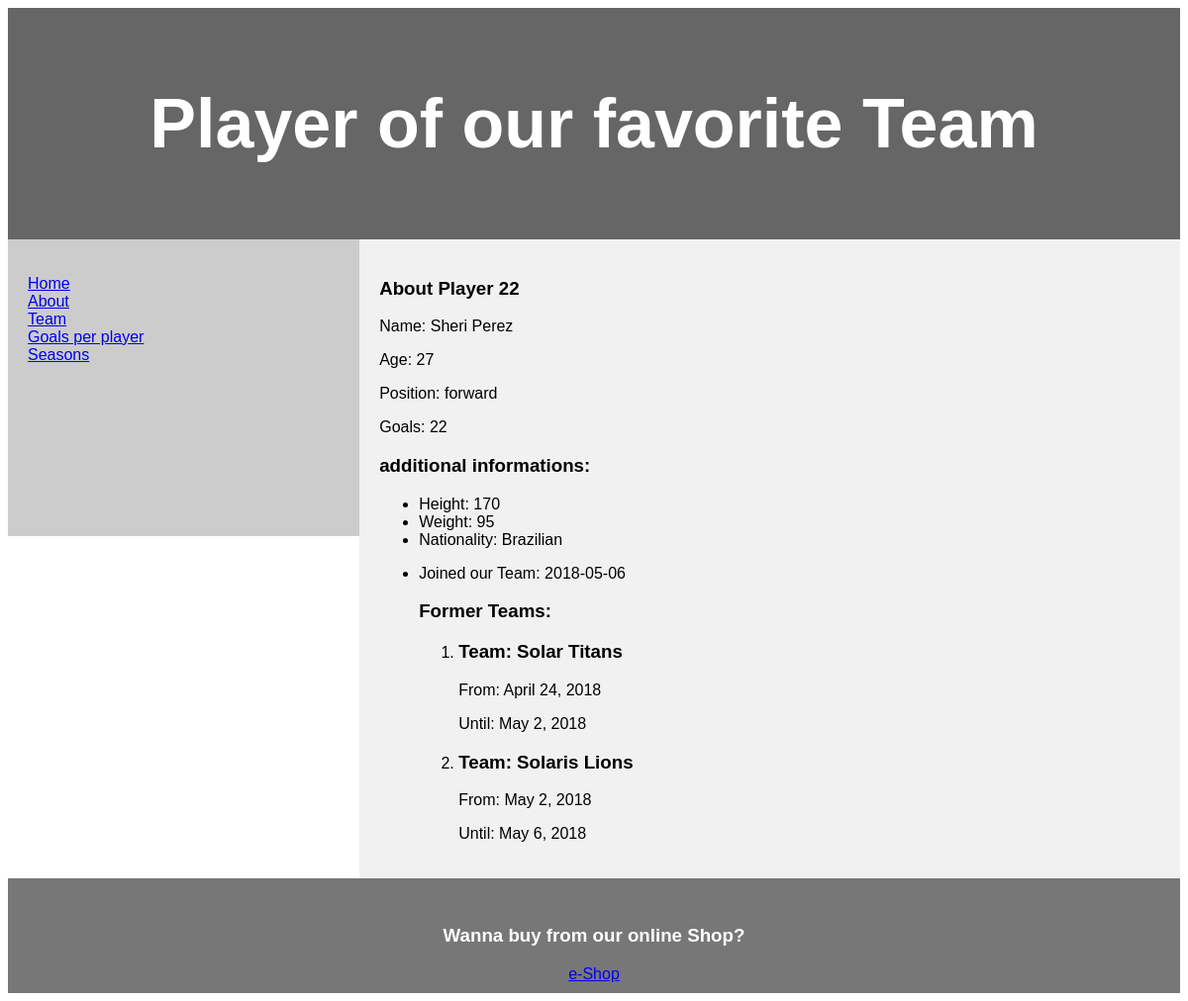
/team/22/, run on the app's committed database.
### team/models.py (models this page shows, shortened)
class Player(models.Model):
    POSITIONS = [
        ("goalkeeper", "Goal Keeper"),
        ("forward", "Forward"),
        ("defense", "Midfielder"),
        ("striker", "Striker"),
        ("substitute", "Substitute")
    ]
    name = models.CharField(max_length=100)
    age = models.PositiveIntegerField()
    position = models.CharField(max_length=100, choices=POSITIONS)
    teams = models.ManyToManyField(Team, through="TeamReg")
    profile = models.OneToOneField(PlayerProfile, on_delete=models.CASCADE, null=True)

class PlayerProfile(models.Model):
    height = models.PositiveIntegerField()
    weight = models.PositiveIntegerField()
    nationality = models.CharField(max_length=100)

class TeamReg(models.Model):
    player = models.ForeignKey(Player, on_delete=models.CASCADE)
    team = models.ForeignKey(Team, on_delete=models.CASCADE)
    from_date = models.DateField()
    to_date = models.DateField()

class Team(models.Model):
    name = models.CharField(max_length=100)
    town = models.CharField(max_length=100)
    color = models.CharField(max_length=100)

### team/views.py (the view)
# urls.py: path("team/<int:player_id>/", PlayerPageView.as_view(), name="player_data"),
class PlayerPageView(TemplateView):
    template_name = "player.html"
    def get_context_data(self, player_id):
        player = Player.objects.get(id=player_id)
        context = {
            "player":player,
            "goals": GoalsScored.objects.filter(player=player).count(),
            "navs": mark_safe(top_links(reverse("player_data", args=[1]))),
            "foot": mark_safe(shop_link())
        }
        if player.teams.exists():
            context["teams"] = mark_safe(f"<p>Joined our Team: {player.teamreg_set.last().to_date}</p><h3>Former Teams:</h3>")
        else:
            context["teams"] = "Joined our Team from the very beginning."
        return context

### team/views.py (called while the page is built)
def shop_link():
    url=reverse("eshop_home")
    return f"""</br>
                <h3>Wanna buy from our online Shop?</h3>
                <a href={url}>e-Shop</a>"""

def top_links(exclude_request):
    urls =[
        (reverse("home_page"), "Home"),
        (reverse("about_page"), f"About"),
        (reverse("team_page"), f"Team"),
        (reverse("scores_page"), f"Goals per player"),
        (reverse("seasons_page"), f"Seasons")
    ]
    returnded_urls = ""
    for url in [url for url in urls if not url[0] == exclude_request]:
        returnded_urls += f"<a href={url[0]}>{url[1]}</a></br>"
    return returnded_urls

### team/templates/player.html
{% extends "basepage.html" %}
{% block head %}
Player of our favorite Team
{% endblock head %}
{% block nav %}
{{navs}}
{% endblock nav %}
{% block content %}
<h1>About Player {{player.id}}</h1>
<p>Name: {{player.name}}</p>
<p>Age: {{player.age}}</p>
<p>Position: {{player.position}}</p>
<p>Goals: {{goals}}</p>
<h3>additional informations:</h3>
<ul>
    <li>Height: {{player.profile.height}}</li>
    <li>Weight: {{player.profile.weight}}</li>
    <li>Nationality: {{player.profile.nationality}}</li>
    <li>{{teams}}</li>
    <ol>
        {% for team_reg in player.teamreg_set.all %}
        <li>
            <h3>Team: {{team_reg.team.name}}</h3>
            <p>From: {{team_reg.from_date}}</p>
            <p>Until: {{team_reg.to_date}}</p>
        </li>
        {% endfor %}
    </ol>
</ul>
{% endblock content %}
{% block foot %}
{{foot}}
{% endblock foot %}

### team/templates/basepage.html (style rules this page uses)
* { box-sizing: border-box; }
body { font-family: Arial, Helvetica, sans-serif; }

### data on the page
Player: id "22", name "Sheri Perez", age "27", position "forward", profile.height "170", profile.weight "95", profile.nationality "Brazilian"
TeamReg: team.name "Solar Titans", from_date "April 24, 2018", to_date "May 2, 2018"
TeamReg: team.name "Solaris Lions", from_date "May 2, 2018", to_date "May 6, 2018"

### other printed values
{{ navs }} "Home About Team Goals per player Seasons"
{{ goals }} "22"
{{ teams }} "Joined our Team: 2018-05-06 Former Teams:"
{{ foot }} "Wanna buy from our online Shop? e-Shop"
